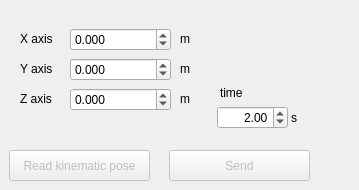
    <widget class="QWidget" name="tab_cs">
     <attribute name="title">
      <string>Task space</string>
     </attribute>
     <widget class="QDoubleSpinBox" name="doubleSpinBox_x">
      <property name="geometry">
       <rect>
        <x>70</x>
        <y>28</y>
        <width>101</width>
        <height>23</height>
       </rect>
      </property>
      <property name="decimals">
       <number>3</number>
      </property>
      <property name="minimum">
       <double>-1.000000000000000</double>
      </property>
      <property name="maximum">
       <double>1.000000000000000</double>
      </property>
      <property name="singleStep">
       <double>0.010000000000000</double>
      </property>
     </widget>
     <widget class="QPushButton" name="btn_send_kinematic_pose">
      <property name="enabled">
       <bool>false</bool>
      </property>
      <property name="geometry">
       <rect>
        <x>169</x>
        <y>150</y>
        <width>141</width>
        <height>31</height>
       </rect>
      </property>
      <property name="text">
       <string>Send</string>
      </property>
     </widget>
     <widget class="QLabel" name="label_27">
      <property name="geometry">
       <rect>
        <x>180</x>
        <y>92</y>
        <width>59</width>
        <height>14</height>
       </rect>
      </property>
      <property name="text">
       <string>m</string>
      </property>
     </widget>
     <widget class="QDoubleSpinBox" name="doubleSpinBox_z">
      <property name="geometry">
       <rect>
        <x>70</x>
        <y>88</y>
        <width>101</width>
        <height>23</height>
       </rect>
      </property>
      <property name="decimals">
       <number>3</number>
      </property>
      <property name="minimum">
       <double>-1.000000000000000</double>
      </property>
      <property name="maximum">
       <double>1.000000000000000</double>
      </property>
      <property name="singleStep">
       <double>0.010000000000000</double>
      </property>
     </widget>
     <widget class="QLabel" name="label_28">
      <property name="geometry">
       <rect>
        <x>180</x>
        <y>62</y>
        <width>59</width>
        <height>14</height>
       </rect>
      </property>
      <property name="text">
       <string>m</string>
      </property>
     </widget>
     <widget class="QDoubleSpinBox" name="doubleSpinBox_y">
      <property name="geometry">
       <rect>
        <x>70</x>
        <y>58</y>
        <width>101</width>
        <height>23</height>
       </rect>
      </property>
      <property name="decimals">
       <number>3</number>
      </property>
      <property name="minimum">
       <double>-1.000000000000000</double>
      </property>
      <property name="maximum">
       <double>1.000000000000000</double>
      </property>
      <property name="singleStep">
       <double>0.010000000000000</double>
      </property>
     </widget>
     <widget class="QPushButton" name="btn_read_kinematic_pose">
      <property name="enabled">
       <bool>false</bool>
      </property>
      <property name="geometry">
       <rect>
        <x>9</x>
        <y>150</y>
        <width>141</width>
        <height>31</height>
       </rect>
      </property>
      <property name="text">
       <string>Read kinematic pose</string>
      </property>
     </widget>
     <widget class="QLabel" name="label_29">
      <property name="geometry">
       <rect>
        <x>20</x>
        <y>32</y>
        <width>59</width>
        <height>14</height>
       </rect>
      </property>
      <property name="text">
       <string>X axis</string>
      </property>
     </widget>
     <widget class="QLabel" name="label_30">
      <property name="geometry">
       <rect>
        <x>20</x>
        <y>92</y>
        <width>59</width>
        <height>14</height>
       </rect>
      </property>
      <property name="text">
       <string>Z axis</string>
      </property>
     </widget>
     <widget class="QLabel" name="label_31">
      <property name="geometry">
       <rect>
        <x>180</x>
        <y>32</y>
        <width>59</width>
        <height>14</height>
       </rect>
      </property>
      <property name="text">
       <string>m</string>
      </property>
     </widget>
     <widget class="QLabel" name="label_32">
      <property name="geometry">
       <rect>
        <x>20</x>
        <y>59</y>
        <width>59</width>
        <height>20</height>
       </rect>
      </property>
      <property name="text">
       <string>Y axis</string>
      </property>
     </widget>
     <widget class="QDoubleSpinBox" name="doubleSpinBox_time_cs">
      <property name="geometry">
       <rect>
        <x>217</x>
        <y>106</y>
        <width>71</width>
        <height>23</height>
       </rect>
      </property>
      <property name="alignment">
       <set>Qt::AlignRight|Qt::AlignTrailing|Qt::AlignVCenter</set>
      </property>
      <property name="minimum">
       <double>-3.140000000000000</double>
      </property>
      <property name="maximum">
       <double>10.000000000000000</double>
      </property>
      <property name="singleStep">
       <double>0.500000000000000</double>
      </property>
      <property name="value">
       <double>2.000000000000000</double>
      </property>
     </widget>
     <widget class="QLabel" name="label_35">
      <property name="geometry">
       <rect>
        <x>291</x>
        <y>111</y>
        <width>59</width>
        <height>14</height>
       </rect>
      </property>
      <property name="text">
       <string>s</string>
      </property>
     </widget>
     <widget class="QLabel" name="label_36">
      <property name="geometry">
       <rect>
        <x>220</x>
        <y>86</y>
        <width>59</width>
        <height>14</height>
       </rect>
      </property>
      <property name="text">
       <string>time</string>
      </property>
     </widget>
    </widget>
